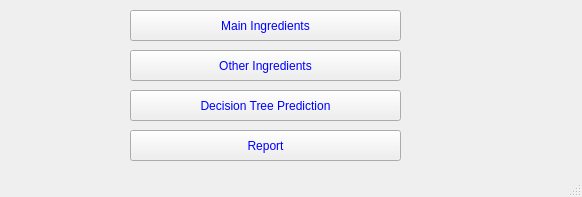
<?xml version="1.0" encoding="UTF-8"?>
<ui version="4.0">
 <class>MainWindow</class>
 <widget class="QMainWindow" name="MainWindow">
  <property name="geometry">
   <rect>
    <x>0</x>
    <y>0</y>
    <width>582</width>
    <height>197</height>
   </rect>
  </property>
  <property name="windowTitle">
   <string>Concrete Compressive Strength Prediction Using Machine Learning</string>
  </property>
  <property name="styleSheet">
   <string notr="true">color: rgb(0, 0, 255);
font: 75 12pt &quot;MS Shell Dlg 2&quot;;</string>
  </property>
  <widget class="QWidget" name="centralwidget">
   <widget class="QPushButton" name="pushButton">
    <property name="geometry">
     <rect>
      <x>130</x>
      <y>50</y>
      <width>271</width>
      <height>31</height>
     </rect>
    </property>
    <property name="text">
     <string>Other Ingredients</string>
    </property>
   </widget>
   <widget class="QPushButton" name="pushButton_2">
    <property name="geometry">
     <rect>
      <x>130</x>
      <y>90</y>
      <width>271</width>
      <height>31</height>
     </rect>
    </property>
    <property name="text">
     <string>Decision Tree Prediction</string>
    </property>
   </widget>
   <widget class="QPushButton" name="pushButton_3">
    <property name="geometry">
     <rect>
      <x>130</x>
      <y>130</y>
      <width>271</width>
      <height>31</height>
     </rect>
    </property>
    <property name="text">
     <string>Report</string>
    </property>
   </widget>
   <widget class="QPushButton" name="pushButton_5">
    <property name="geometry">
     <rect>
      <x>130</x>
      <y>10</y>
      <width>271</width>
      <height>31</height>
     </rect>
    </property>
    <property name="text">
     <string>Main Ingredients</string>
    </property>
   </widget>
  </widget>
  <widget class="QStatusBar" name="statusbar"/>
 </widget>
 <resources/>
 <connections/>
</ui>
